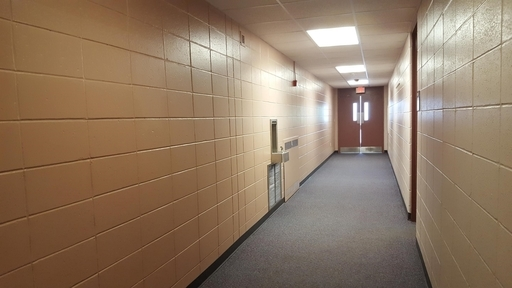
#> input picture In Class/Hall01.jpg, 512 x 288 px
$ python HallFind05.py Hall01.jpg   (Python 2 division)
#> lines starting #> are read from the running program, lines starting #| are printed output that depends on the picture; after the words box and inside, x2 and y2 are one past the last pixel; in counts of white or black regions, pixels touching at a corner belong together
#!/usr/bin/env python


import cv2
import numpy as np
import sys
from itertools import combinations

def intersection(rho1, theta1, rho2, theta2):
    """Finds the intersection of two lines given in Hesse normal form.

    Returns closest integer pixel locations.
    See https://stackoverflow.com/a/383527/5087436
    """
    if theta1 != theta2:
      A = np.array([
          [np.cos(theta1), np.sin(theta1)],
          [np.cos(theta2), np.sin(theta2)]
      ])
      b = np.array([[rho1], [rho2]])
      x0, y0 = np.linalg.solve(A, b)
      x0, y0 = int(np.round(x0)), int(np.round(y0))
      return x0, y0
    else:
      return 0,0


#filename = 'Hall01.jpg'
def main():

    #for eachArg in sys.argv:
    #    print eachArg
    filename = sys.argv[1]

    image = cv2.imread(filename)
#> image is the input picture: shape (288, 512, 3); mean B, G, R 99.3, 120.8, 143.6
    if image is None:
        print 'Unable to open file ', filename
        return

    rows=image.shape[0]
#> rows = 288
    cols=image.shape[1]
#> cols = 512
    gray = cv2.cvtColor(image,cv2.COLOR_BGR2GRAY)
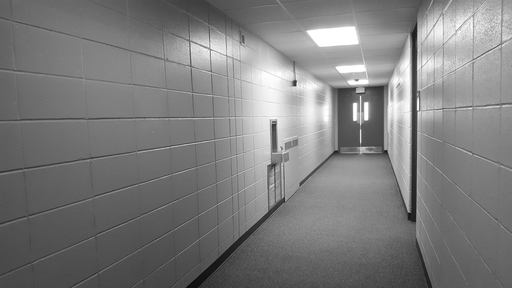
#> gray: shape (288, 512); min 12, max 255, mean 125.1
    edges = cv2.Canny(gray,150,250,apertureSize = 3)
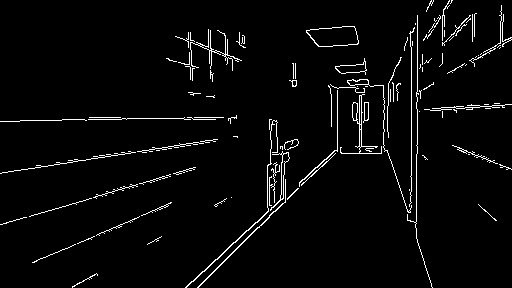
#> edges: shape (288, 512); 3.4% white in thin lines or dots
    # Arguments are distance resolution, angle resolution, threshold
    # Large distance resolution yields larger bins so more lines meeting
    # threshold.  Larger angular resolution yeilds fewer lines with similar
    # lines counting as the same line
    lines = cv2.HoughLines(edges,2,2*np.pi/180,100)
#> lines = 36 rows, first 8: [170, 1.43], [336, 0.838], [342, 0.803], [416, 0], [122, 1.54], [216, 1.29], [118, 1.57], [254, 1.15]
    if lines is None:
        print 'No lines found'
        return

    for line in lines:
        for rho, theta in line:
          if theta != 0: # ignore verticals

            a = np.cos(theta)
            b = np.sin(theta)
            x0 = a*rho
            y0 = b*rho
            seglength = 1000
            x1 = int(x0 + seglength*(-b))
            y1 = int(y0 + seglength*(a))
            x2 = int(x0 - seglength*(-b))
            y2 = int(y0 - seglength*(a))
            cv2.line(image,(x1,y1),(x2,y2),(0,0,255),2)
#> this loop made 36 passes
#> line on passes 1 to 12: [[170, 1.43]], [[336, 0.838]], [[342, 0.803]], [[416, 0]], [[122, 1.54]], [[216, 1.29]], [[118, 1.57]], [[254, 1.15]], [[412, 0]], [[340, 0.733]], [[172, 1.4]], [[-34, 1.95]]
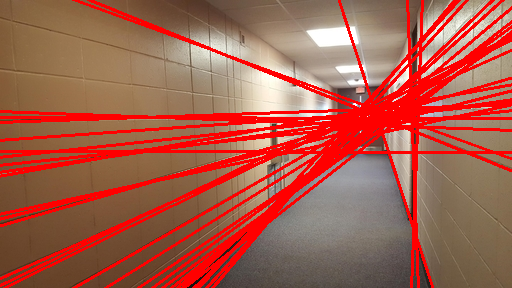
#> image: shape (288, 512, 3); mean B, G, R 75.8, 93.2, 166.4
    xtotal=0
    xcount=0
    ytotal=0
    ycount=0
    for line1,line2 in combinations(lines,2):
      rho1=line1[0][0]
      theta1=line1[0][1]
      rho2=line2[0][0]
      theta2=line2[0][1]
      #print rho1, theta1, rho2, theta2
      if theta1 != 0 and theta2 != 0: # ignore verticals

        x0, y0 = intersection(rho1,theta1,rho2,theta2)
        xtotal+=x0
        xcount+=1
        ytotal+=y0
        ycount+=1
        cv2.circle(image, (x0,y0),3,(255,0,0),-1)
#> this loop made 630 passes
#> (rho1, theta1, rho2, theta2, A in intersection, b in intersection, x0, y0) on passes 1, 2, 4, 5, 6, 7, 9, 10: (170, 1.43, 336, 0.838, [[0.139, 0.99], [0.669, 0.743]], [170, 336], 369, 120), (170, 1.43, 342, 0.803, [[0.139, 0.99], [0.695, 0.719]], [170, 342], 368, 120), (170, 1.43, 122, 1.54, [[0.139, 0.99], [0.0349, 0.999]], [170, 122], 470, 106), (170, 1.43, 216, 1.29, [[0.139, 0.99], [0.276, 0.961]], [170, 216], 363, 121), (170, 1.43, 118, 1.57, [[0.139, 0.99], [-4.37e-08, 1]], [170, 118], 382, 118), (170, 1.43, 254, 1.15, [[0.139, 0.99], [0.407, 0.914]], [170, 254], 349, 123), (170, 1.43, 340, 0.733, [[0.139, 0.99], [0.743, 0.669]], [170, 340], 347, 123), (170, 1.43, 172, 1.4, [[0.139, 0.99], [0.174, 0.985]], [170, 172], 83, 160)
#> (line1, line2) on passes 50 to 55: ([[336, 0.838]], [[348, 0.698]]), ([[336, 0.838]], [[-408, 3.11]]), ([[336, 0.838]], [[346, 0.733]]), ([[336, 0.838]], [[286, 1.05]]), ([[336, 0.838]], [[140, 1.5]]), ([[336, 0.838]], [[256, 1.12]])
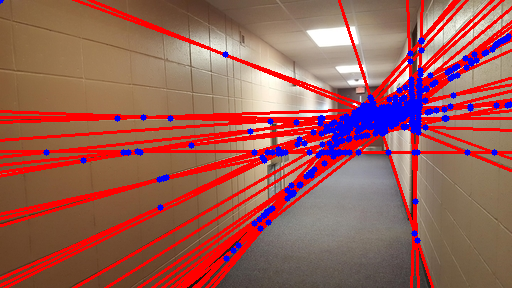
#> image: shape (288, 512, 3); 4.37% of pixels changed, all inside (x1, y1, x2, y2) = (0, 0, 512, 262)


    cv2.circle(image, (xtotal/xcount,ytotal/ycount),50,(0,255,255),3)
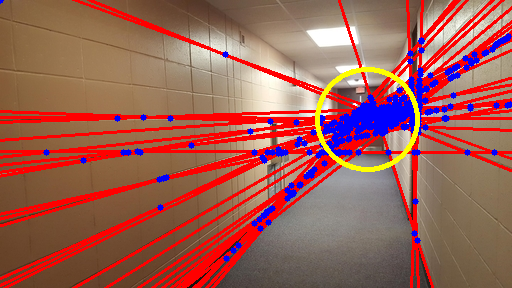
#> image: shape (288, 512, 3); 1.08% of pixels changed, all inside (x1, y1, x2, y2) = (315, 67, 420, 172)
    cv2.namedWindow('Hall with Line', cv2.WINDOW_NORMAL)
    cv2.imshow('Hall with Line',image)
    cv2.waitKey(0)
    cv2.destroyAllWindows()


if __name__ == '__main__':
    main()

$ run again, with In Class/Hall02.jpg copied over In Class/Hall01.jpg
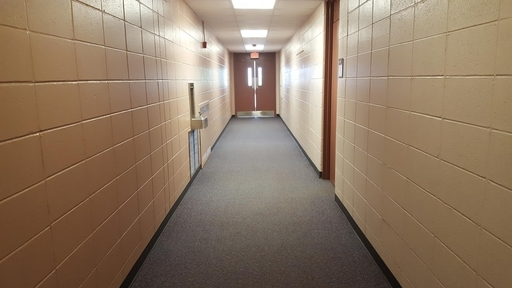
#> input picture In Class/Hall02.jpg, 512 x 288 px
#> in main, image is the input picture: shape (288, 512, 3); mean B, G, R 100.2, 121, 142.2
#> in main, `edges = cv2.Canny(gray,150,250,apertureSize = 3)`:
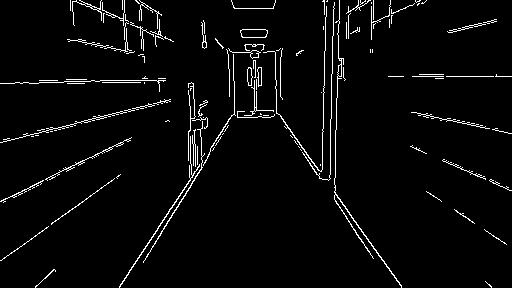
#> edges: shape (288, 512); 3.6% white in thin lines or dots
#> lines = 40 rows, first 8: [138, 1.33], [258, 0.593], [24, 1.78], [180, 1.12], [-158, 2.51], [260, 0.559], [340, 0.0349], [84, 1.54]
#> the loop in main, `for line in lines:` made 40 passes
#> the loop in main, `for line1,line2 in combinations(lines,2):` made 780 passes
#> (rho1, theta1, rho2, theta2, A in intersection, b in intersection, x0, y0) on passes 1 to 5: (138, 1.33, 258, 0.593, [[0.242, 0.97], [0.829, 0.559]], [138, 258], 259, 78), (138, 1.33, 24, 1.78, [[0.242, 0.97], [-0.208, 0.978]], [138, 24], 255, 79), (138, 1.33, 180, 1.12, [[0.242, 0.97], [0.438, 0.899]], [138, 180], 243, 82), (138, 1.33, -158, 2.51, [[0.242, 0.97], [-0.809, 0.588]], [138, -158], 253, 79), (138, 1.33, 260, 0.559, [[0.242, 0.97], [0.848, 0.53]], [138, 260], 258, 78)
#> in main, `cv2.circle(image, (xtotal/xcount,ytotal/ycount),50,(0,255,255),3)`:
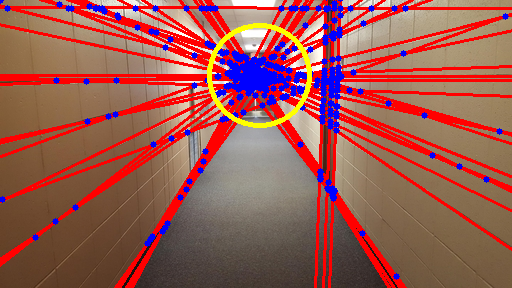
#> image: shape (288, 512, 3); mean B, G, R 82.1, 89.3, 154.4

$ run again, with In Class/Hall03.jpg copied over In Class/Hall01.jpg
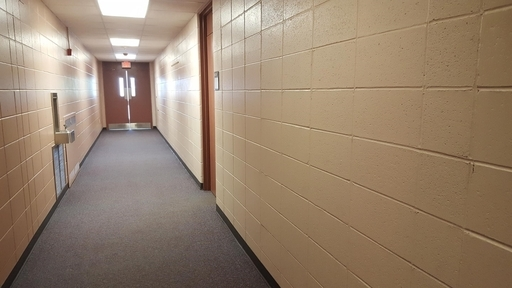
#> input picture In Class/Hall03.jpg, 512 x 288 px
#> in main, image is the input picture: shape (288, 512, 3); mean B, G, R 110.5, 130.8, 151.2
#> in main, `edges = cv2.Canny(gray,150,250,apertureSize = 3)`:
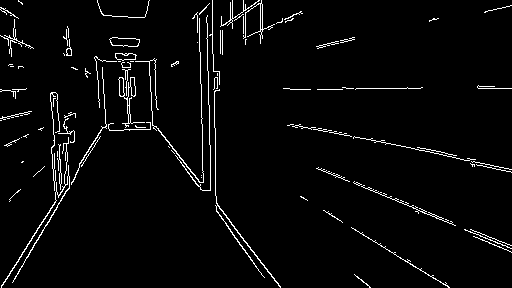
#> edges: shape (288, 512); 3.4% white in thin lines or dots
#> lines = 35 rows, first 8: [152, 0.524], [60, 1.78], [38, 1.95], [88, 1.57], [6, 2.13], [-44, 2.48], [22, 1.99], [154, 0.559]
#> the loop in main, `for line in lines:` made 35 passes
#> the loop in main, `for line1,line2 in combinations(lines,2):` made 595 passes
#> (rho1, theta1, rho2, theta2, A in intersection, b in intersection, x0, y0) on passes 1 to 5: (152, 0.524, 60, 1.78, [[0.866, 0.5], [-0.208, 0.978]], [152, 60], 125, 88), (152, 0.524, 38, 1.95, [[0.866, 0.5], [-0.375, 0.927]], [152, 38], 123, 91), (152, 0.524, 88, 1.57, [[0.866, 0.5], [-4.37e-08, 1]], [152, 88], 125, 88), (152, 0.524, 6, 2.13, [[0.866, 0.5], [-0.53, 0.848]], [152, 6], 126, 86), (152, 0.524, -44, 2.48, [[0.866, 0.5], [-0.788, 0.616]], [152, -44], 125, 88)
#> in main, `cv2.circle(image, (xtotal/xcount,ytotal/ycount),50,(0,255,255),3)`:
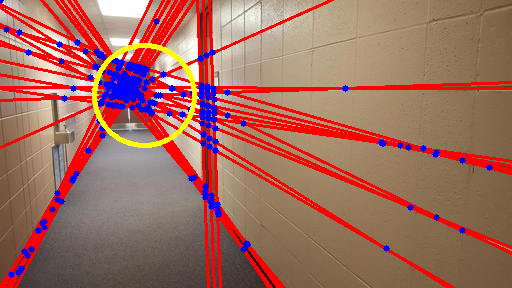
#> image: shape (288, 512, 3); mean B, G, R 95.8, 107.5, 161.8
